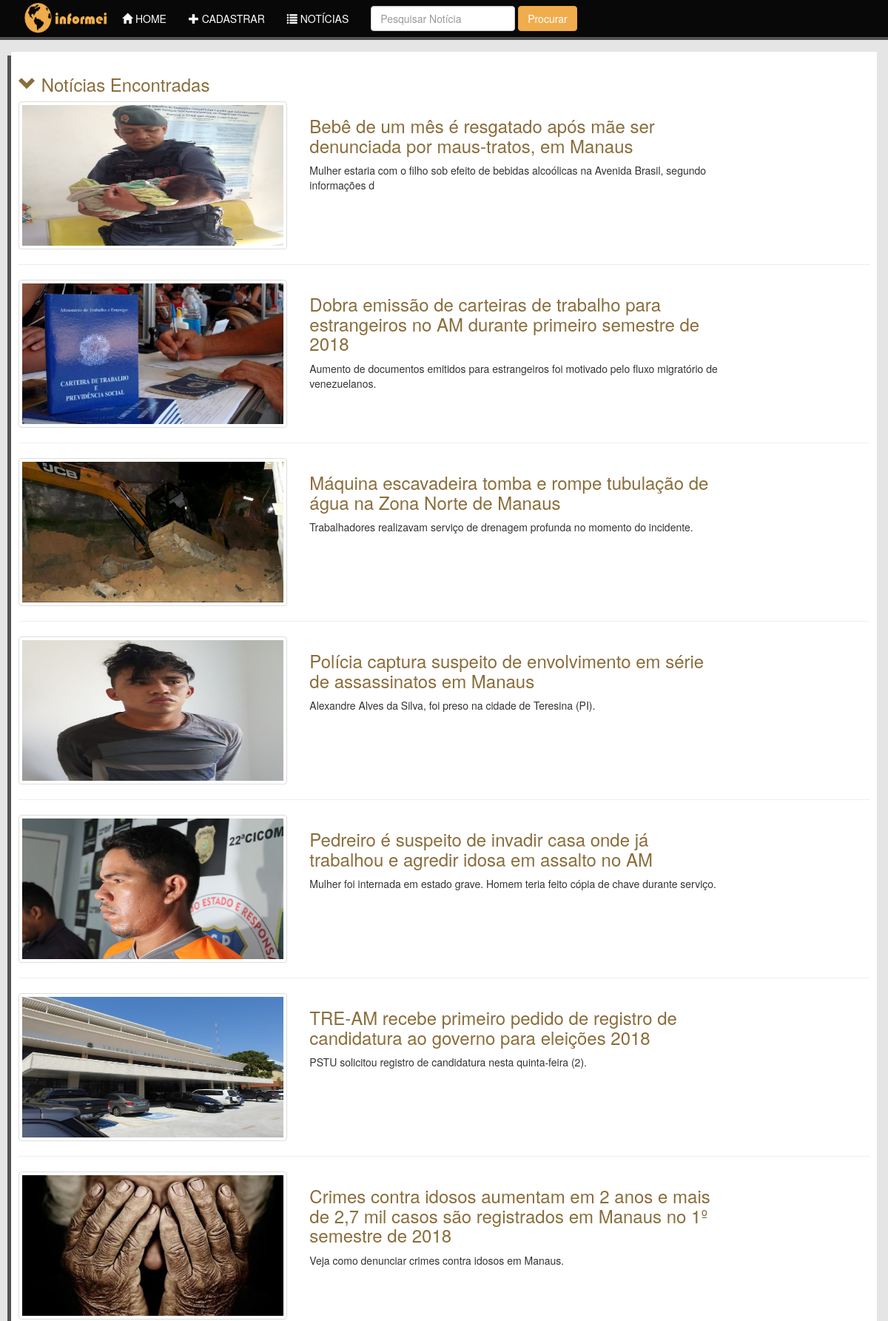
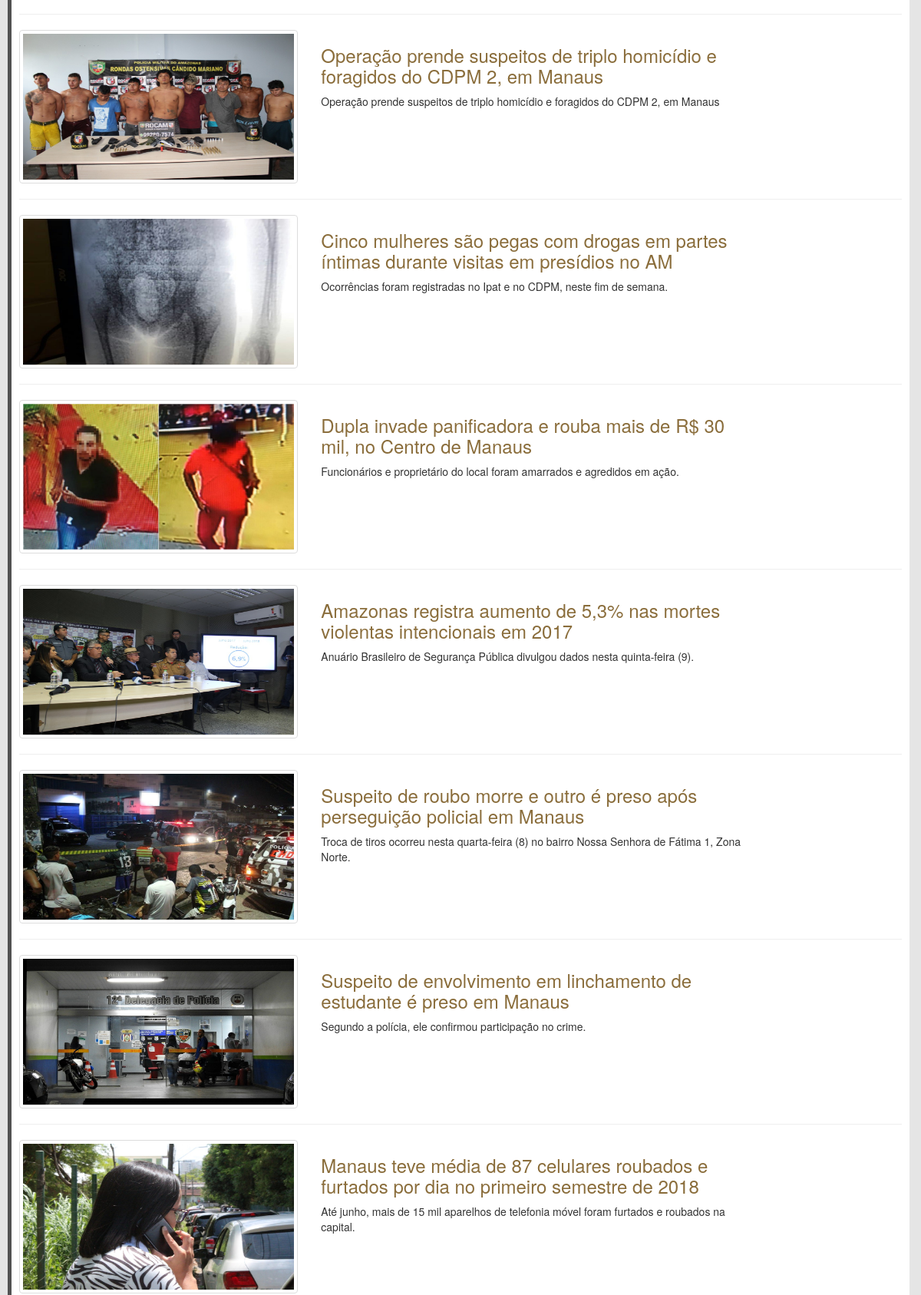
Page /index.php/welcome/portal_busca (upper part) on the committed database (2 pictures, top to bottom).
### tables this page shows
CREATE TABLE `noticias` (
  `id` int(11) NOT NULL,
  `titulo` varchar(200) NOT NULL,
  `subtitulo` varchar(200) NOT NULL,
  `descricao` text NOT NULL,
  `img` varchar(100) NOT NULL,
  `data` timestamp NOT NULL DEFAULT CURRENT_TIMESTAMP,
  `autor` varchar(100) NOT NULL
);

### application/controllers/Welcome.php (called while the page is built, shortened)
<?php
class Welcome extends CI_Controller {
	function __construct(){
		$this->load->helper("url");
		$this->load->helper('string');
		$this->load->model("noticias");
		$this->load->library('upload');
	}
	public function portal_busca(){
		$palavra =  strip_tags(trim($_POST['palavra']));
		$this->load->model("Noticias");
		$lista = $this->noticias->busca_noticia($palavra);
		$info = array("noticias" => $lista);
		$this->load->view('portal_busca',$info);
	}
}

### index.php (called while the page is built, shortened)
<?php
require_once BASEPATH.'core/CodeIgniter.php';

### application/models/Noticias.php (called while the page is built, shortened)
<?php
class Noticias extends CI_Model {
	function busca_noticia($palavra){
		$this->db->select('*');
		$this->db->like('titulo',$palavra);
		return $this->db->get("noticias")->result();
	}
}

### application/views/portal_busca.php (the view, shortened to what this page needs)
		<div class="container" id="conteudo">
			<h3 class="text-warning"><span class="glyphicon glyphicon-chevron-down"></span> Notícias Encontradas</h3>
			<?php foreach ($noticias as $noticia): ?>
            <div class="row">
              <div class="col-md-4 col-xs-12">
                <img src="<?php echo base_url ($noticia->img);?>" id="img-noticias" alt="..." class="img-thumbnail">
              </div>
              <div class="col-md-6 col-xs-12">
                <a href="<?= base_url ('index.php/Welcome/portal_visualizar/'.$noticia->id) ?>"> <h3 class="text-warning"><?php echo $noticia->titulo; ?></h3></a>
                <p><?php echo $noticia->subtitulo; ?></p>
              </div>
            </div>
            <hr>
          <?php endforeach ?>
          <br>
        </div>
	</body>
</html>

### extras/css/style.css (style rules this page uses)
body { background-color: #e5e5e5; }
#conteudo { padding:10px; background-color: #fff; box-shadow: -5px 5px 0px 0px #525252; }
#img-noticias { height: 200px; width: 400px; }

### rows in the picture
noticias: img (picture), titulo "Bebê de um mês é resgatado após mãe ser denunciada por maus-tratos, em Manaus", subtitulo "Mulher estaria com o filho sob efeito de bebidas alcoólicas na Avenida Brasil, segundo informações d"
noticias: img (picture), titulo "Dobra emissão de carteiras de trabalho para estrangeiros no AM durante primeiro semestre de 2018", subtitulo "Aumento de documentos emitidos para estrangeiros foi motivado pelo fluxo migratório de venezuelanos."
noticias: img (picture), titulo "Máquina escavadeira tomba e rompe tubulação de água na Zona Norte de Manaus", subtitulo "Trabalhadores realizavam serviço de drenagem profunda no momento do incidente."
noticias: img (picture), titulo "Polícia captura suspeito de envolvimento em série de assassinatos em Manaus", subtitulo "Alexandre Alves da Silva, foi preso na cidade de Teresina (PI)."
noticias: img (picture), titulo "Pedreiro é suspeito de invadir casa onde já trabalhou e agredir idosa em assalto no AM", subtitulo "Mulher foi internada em estado grave. Homem teria feito cópia de chave durante serviço."
noticias: img (picture), titulo "TRE-AM recebe primeiro pedido de registro de candidatura ao governo para eleições 2018", subtitulo "PSTU solicitou registro de candidatura nesta quinta-feira (2)."
noticias: img (picture), titulo "Crimes contra idosos aumentam em 2 anos e mais de 2,7 mil casos são registrados em Manaus no 1º semestre de 2018", subtitulo "Veja como denunciar crimes contra idosos em Manaus."
noticias: img (picture), titulo "Operação prende suspeitos de triplo homicídio e foragidos do CDPM 2, em Manaus", subtitulo "Operação prende suspeitos de triplo homicídio e foragidos do CDPM 2, em Manaus"
noticias: img (picture), titulo "Cinco mulheres são pegas com drogas em partes íntimas durante visitas em presídios no AM", subtitulo "Ocorrências foram registradas no Ipat e no CDPM, neste fim de semana."
noticias: img (picture), titulo "Dupla invade panificadora e rouba mais de R$ 30 mil, no Centro de Manaus", subtitulo "Funcionários e proprietário do local foram amarrados e agredidos em ação."
noticias: img (picture), titulo "Amazonas registra aumento de 5,3% nas mortes violentas intencionais em 2017", subtitulo "Anuário Brasileiro de Segurança Pública divulgou dados nesta quinta-feira (9)."
noticias: img (picture), titulo "Suspeito de roubo morre e outro é preso após perseguição policial em Manaus", subtitulo "Troca de tiros ocorreu nesta quarta-feira (8) no bairro Nossa Senhora de Fátima 1, Zona Norte."
noticias: img (picture), titulo "Suspeito de envolvimento em linchamento de estudante é preso em Manaus", subtitulo "Segundo a polícia, ele confirmou participação no crime."
noticias: img (picture), titulo "Manaus teve média de 87 celulares roubados e furtados por dia no primeiro semestre de 2018", subtitulo "Até junho, mais de 15 mil aparelhos de telefonia móvel foram furtados e roubados na capital."
